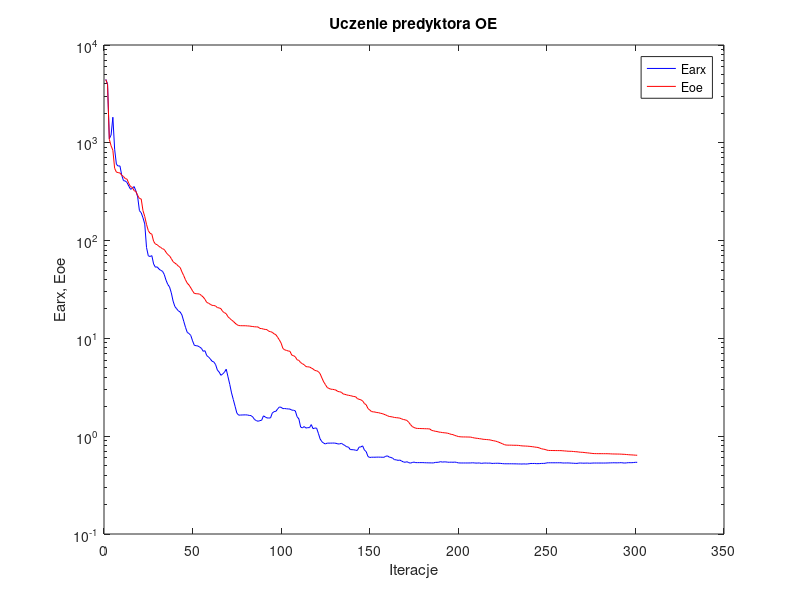
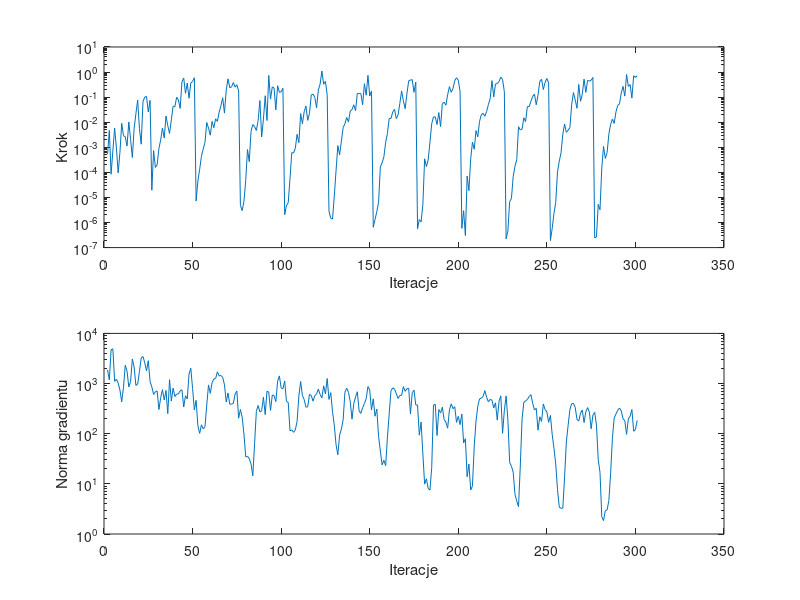

Recreate these plots in MATLAB, in order.
%uczenie predyktora oe
clear all;
n=0; farx(n+1)=4.448552e+003; foe(n+1)=4.430661e+003; wspucz(n+1)=0.000000e+000; ng(n+1)=0.000000e+000;
%odnowa zmiennej metryki
n=1; farx(n+1)=4.004893e+003; foe(n+1)=3.950345e+003; krok(n+1)=5.304139e-004; ng(n+1)=1.886402e+003;
n=2; farx(n+1)=1.100896e+003; foe(n+1)=1.084798e+003; krok(n+1)=4.678366e-003; ng(n+1)=1.185493e+003;
n=3; farx(n+1)=1.200458e+003; foe(n+1)=9.315765e+002; krok(n+1)=8.438622e-005; ng(n+1)=4.710873e+003;
n=4; farx(n+1)=1.825735e+003; foe(n+1)=8.393688e+002; krok(n+1)=7.209870e-004; ng(n+1)=4.933056e+003;
n=5; farx(n+1)=8.596866e+002; foe(n+1)=5.488541e+002; krok(n+1)=5.846010e-003; ng(n+1)=1.105356e+003;
n=6; farx(n+1)=6.033081e+002; foe(n+1)=5.010559e+002; krok(n+1)=9.317073e-004; ng(n+1)=1.225802e+003;
n=7; farx(n+1)=5.782040e+002; foe(n+1)=4.960370e+002; krok(n+1)=9.579321e-005; ng(n+1)=1.025556e+003;
n=8; farx(n+1)=5.808077e+002; foe(n+1)=4.908341e+002; krok(n+1)=6.384605e-004; ng(n+1)=7.377610e+002;
n=9; farx(n+1)=4.663984e+002; foe(n+1)=4.667278e+002; krok(n+1)=8.996953e-003; ng(n+1)=4.327362e+002;
n=10; farx(n+1)=4.101278e+002; foe(n+1)=4.514096e+002; krok(n+1)=2.885366e-003; ng(n+1)=8.444657e+002;
n=11; farx(n+1)=4.072353e+002; foe(n+1)=4.311967e+002; krok(n+1)=2.621411e-003; ng(n+1)=2.314191e+003;
n=12; farx(n+1)=3.924115e+002; foe(n+1)=4.246916e+002; krok(n+1)=1.127039e-003; ng(n+1)=1.768864e+003;
n=13; farx(n+1)=3.604353e+002; foe(n+1)=3.836412e+002; krok(n+1)=1.021537e-002; ng(n+1)=8.582122e+002;
n=14; farx(n+1)=3.344634e+002; foe(n+1)=3.564217e+002; krok(n+1)=2.030809e-003; ng(n+1)=1.093048e+003;
n=15; farx(n+1)=3.427520e+002; foe(n+1)=3.503863e+002; krok(n+1)=3.910575e-004; ng(n+1)=3.091679e+003;
n=16; farx(n+1)=3.570453e+002; foe(n+1)=3.241286e+002; krok(n+1)=5.682045e-003; ng(n+1)=2.144289e+003;
n=17; farx(n+1)=3.220752e+002; foe(n+1)=3.182080e+002; krok(n+1)=2.165649e-002; ng(n+1)=9.167892e+002;
n=18; farx(n+1)=2.799025e+002; foe(n+1)=2.895854e+002; krok(n+1)=7.626731e-002; ng(n+1)=9.756335e+002;
n=19; farx(n+1)=2.025409e+002; foe(n+1)=2.695690e+002; krok(n+1)=5.557598e-003; ng(n+1)=1.740454e+003;
n=20; farx(n+1)=1.927690e+002; foe(n+1)=2.666269e+002; krok(n+1)=1.330026e-003; ng(n+1)=3.238759e+003;
n=21; farx(n+1)=1.712039e+002; foe(n+1)=2.026016e+002; krok(n+1)=6.635854e-002; ng(n+1)=3.463264e+003;
n=22; farx(n+1)=1.481204e+002; foe(n+1)=1.765261e+002; krok(n+1)=1.003991e-001; ng(n+1)=2.592360e+003;
n=23; farx(n+1)=8.506912e+001; foe(n+1)=1.466083e+002; krok(n+1)=1.067078e-001; ng(n+1)=1.799106e+003;
n=24; farx(n+1)=6.997157e+001; foe(n+1)=1.264309e+002; krok(n+1)=2.560364e-002; ng(n+1)=2.859425e+003;
n=25; farx(n+1)=6.877208e+001; foe(n+1)=1.186635e+002; krok(n+1)=7.437068e-002; ng(n+1)=1.092567e+003;
%odnowa zmiennej metryki
n=26; farx(n+1)=7.020226e+001; foe(n+1)=1.163772e+002; krok(n+1)=1.943349e-005; ng(n+1)=8.587069e+002;
n=27; farx(n+1)=5.774215e+001; foe(n+1)=9.836545e+001; krok(n+1)=7.349266e-004; ng(n+1)=6.064103e+002;
n=28; farx(n+1)=5.343856e+001; foe(n+1)=9.222749e+001; krok(n+1)=1.563635e-004; ng(n+1)=6.884388e+002;
n=29; farx(n+1)=5.391350e+001; foe(n+1)=9.083387e+001; krok(n+1)=2.030280e-004; ng(n+1)=7.085117e+002;
n=30; farx(n+1)=5.131529e+001; foe(n+1)=8.731574e+001; krok(n+1)=9.053002e-004; ng(n+1)=3.035227e+002;
n=31; farx(n+1)=4.962617e+001; foe(n+1)=8.512665e+001; krok(n+1)=1.970836e-003; ng(n+1)=5.208176e+002;
n=32; farx(n+1)=4.866973e+001; foe(n+1)=8.258727e+001; krok(n+1)=5.858547e-003; ng(n+1)=7.556213e+002;
n=33; farx(n+1)=4.512242e+001; foe(n+1)=8.122413e+001; krok(n+1)=2.334556e-003; ng(n+1)=4.689553e+002;
n=34; farx(n+1)=3.940895e+001; foe(n+1)=7.602396e+001; krok(n+1)=1.776017e-002; ng(n+1)=7.312831e+002;
n=35; farx(n+1)=3.563129e+001; foe(n+1)=7.200845e+001; krok(n+1)=7.242402e-003; ng(n+1)=2.515210e+002;
n=36; farx(n+1)=3.356193e+001; foe(n+1)=6.984425e+001; krok(n+1)=3.544455e-003; ng(n+1)=1.193144e+003;
n=37; farx(n+1)=2.920722e+001; foe(n+1)=6.542964e+001; krok(n+1)=1.245435e-002; ng(n+1)=4.480251e+002;
n=38; farx(n+1)=2.405362e+001; foe(n+1)=6.091908e+001; krok(n+1)=4.305393e-002; ng(n+1)=8.096650e+002;
n=39; farx(n+1)=2.118627e+001; foe(n+1)=5.891147e+001; krok(n+1)=4.152360e-002; ng(n+1)=5.511968e+002;
n=40; farx(n+1)=2.010463e+001; foe(n+1)=5.714840e+001; krok(n+1)=9.907791e-002; ng(n+1)=6.170525e+002;
n=41; farx(n+1)=1.909843e+001; foe(n+1)=5.474468e+001; krok(n+1)=7.742260e-002; ng(n+1)=6.217104e+002;
n=42; farx(n+1)=1.862051e+001; foe(n+1)=5.306613e+001; krok(n+1)=3.552033e-002; ng(n+1)=7.203444e+002;
n=43; farx(n+1)=1.734401e+001; foe(n+1)=4.785997e+001; krok(n+1)=4.095418e-001; ng(n+1)=7.506247e+002;
n=44; farx(n+1)=1.499190e+001; foe(n+1)=4.384816e+001; krok(n+1)=5.810114e-001; ng(n+1)=3.401542e+002;
n=45; farx(n+1)=1.299437e+001; foe(n+1)=3.972807e+001; krok(n+1)=1.420813e-001; ng(n+1)=5.702452e+002;
n=46; farx(n+1)=1.151136e+001; foe(n+1)=3.670043e+001; krok(n+1)=3.635836e-001; ng(n+1)=4.937185e+002;
n=47; farx(n+1)=1.121979e+001; foe(n+1)=3.508934e+001; krok(n+1)=9.010248e-002; ng(n+1)=1.557142e+003;
n=48; farx(n+1)=1.070900e+001; foe(n+1)=3.286435e+001; krok(n+1)=3.693268e-001; ng(n+1)=2.015277e+003;
n=49; farx(n+1)=9.435494e+000; foe(n+1)=3.058280e+001; krok(n+1)=4.195659e-001; ng(n+1)=8.025606e+002;
n=50; farx(n+1)=8.485929e+000; foe(n+1)=2.881836e+001; krok(n+1)=5.930463e-001; ng(n+1)=2.980711e+002;
%odnowa zmiennej metryki
n=51; farx(n+1)=8.425566e+000; foe(n+1)=2.865019e+001; krok(n+1)=7.265431e-006; ng(n+1)=4.632416e+002;
n=52; farx(n+1)=8.366576e+000; foe(n+1)=2.855662e+001; krok(n+1)=4.506169e-005; ng(n+1)=1.440586e+002;
n=53; farx(n+1)=8.156117e+000; foe(n+1)=2.839179e+001; krok(n+1)=1.326035e-004; ng(n+1)=1.013454e+002;
n=54; farx(n+1)=7.918101e+000; foe(n+1)=2.743911e+001; krok(n+1)=4.373979e-004; ng(n+1)=1.504568e+002;
n=55; farx(n+1)=7.379866e+000; foe(n+1)=2.649251e+001; krok(n+1)=8.567570e-004; ng(n+1)=1.251904e+002;
n=56; farx(n+1)=7.482690e+000; foe(n+1)=2.507826e+001; krok(n+1)=1.556794e-003; ng(n+1)=1.375778e+002;
n=57; farx(n+1)=6.668941e+000; foe(n+1)=2.331931e+001; krok(n+1)=9.760389e-003; ng(n+1)=3.726790e+002;
n=58; farx(n+1)=6.460568e+000; foe(n+1)=2.291812e+001; krok(n+1)=5.852382e-003; ng(n+1)=9.390363e+002;
n=59; farx(n+1)=6.168557e+000; foe(n+1)=2.229990e+001; krok(n+1)=3.035901e-003; ng(n+1)=6.372446e+002;
n=60; farx(n+1)=5.838819e+000; foe(n+1)=2.177976e+001; krok(n+1)=1.071180e-002; ng(n+1)=1.036181e+003;
n=61; farx(n+1)=5.742279e+000; foe(n+1)=2.170342e+001; krok(n+1)=5.999763e-003; ng(n+1)=1.232707e+003;
n=62; farx(n+1)=5.395348e+000; foe(n+1)=2.144275e+001; krok(n+1)=1.366559e-002; ng(n+1)=1.258281e+003;
n=63; farx(n+1)=4.745415e+000; foe(n+1)=2.064728e+001; krok(n+1)=1.082825e-002; ng(n+1)=1.713445e+003;
n=64; farx(n+1)=4.529836e+000; foe(n+1)=2.049808e+001; krok(n+1)=2.513448e-002; ng(n+1)=1.418409e+003;
n=65; farx(n+1)=4.193155e+000; foe(n+1)=2.015213e+001; krok(n+1)=4.544795e-002; ng(n+1)=1.447002e+003;
n=66; farx(n+1)=4.334035e+000; foe(n+1)=1.882668e+001; krok(n+1)=9.451019e-002; ng(n+1)=1.331237e+003;
n=67; farx(n+1)=4.510821e+000; foe(n+1)=1.834316e+001; krok(n+1)=2.308292e-002; ng(n+1)=9.455119e+002;
n=68; farx(n+1)=4.846789e+000; foe(n+1)=1.784761e+001; krok(n+1)=1.919924e-001; ng(n+1)=4.297290e+002;
n=69; farx(n+1)=4.049383e+000; foe(n+1)=1.664240e+001; krok(n+1)=5.378226e-001; ng(n+1)=6.504092e+002;
n=70; farx(n+1)=3.385300e+000; foe(n+1)=1.600203e+001; krok(n+1)=2.370960e-001; ng(n+1)=3.872589e+002;
n=71; farx(n+1)=2.769067e+000; foe(n+1)=1.542407e+001; krok(n+1)=2.553603e-001; ng(n+1)=3.894813e+002;
n=72; farx(n+1)=2.368069e+000; foe(n+1)=1.493624e+001; krok(n+1)=3.805404e-001; ng(n+1)=4.006364e+002;
n=73; farx(n+1)=2.021705e+000; foe(n+1)=1.432203e+001; krok(n+1)=2.498965e-001; ng(n+1)=6.189882e+002;
n=74; farx(n+1)=1.723088e+000; foe(n+1)=1.383358e+001; krok(n+1)=3.132059e-001; ng(n+1)=7.084763e+002;
n=75; farx(n+1)=1.642084e+000; foe(n+1)=1.353533e+001; krok(n+1)=1.752988e-001; ng(n+1)=2.039249e+002;
%odnowa zmiennej metryki
n=76; farx(n+1)=1.645400e+000; foe(n+1)=1.348992e+001; krok(n+1)=4.858372e-006; ng(n+1)=3.037369e+002;
n=77; farx(n+1)=1.648371e+000; foe(n+1)=1.347820e+001; krok(n+1)=2.980900e-006; ng(n+1)=2.135558e+002;
n=78; farx(n+1)=1.651288e+000; foe(n+1)=1.347194e+001; krok(n+1)=6.925078e-006; ng(n+1)=9.816477e+001;
n=79; farx(n+1)=1.652541e+000; foe(n+1)=1.346791e+001; krok(n+1)=4.789661e-005; ng(n+1)=3.463027e+001;
n=80; farx(n+1)=1.647442e+000; foe(n+1)=1.341161e+001; krok(n+1)=8.121118e-004; ng(n+1)=3.530986e+001;
n=81; farx(n+1)=1.630936e+000; foe(n+1)=1.339003e+001; krok(n+1)=2.681467e-004; ng(n+1)=3.178155e+001;
n=82; farx(n+1)=1.624559e+000; foe(n+1)=1.329480e+001; krok(n+1)=4.312903e-003; ng(n+1)=2.484397e+001;
n=83; farx(n+1)=1.570192e+000; foe(n+1)=1.322380e+001; krok(n+1)=8.017859e-003; ng(n+1)=1.446993e+001;
n=84; farx(n+1)=1.480253e+000; foe(n+1)=1.314199e+001; krok(n+1)=6.746361e-003; ng(n+1)=6.292124e+001;
n=85; farx(n+1)=1.444498e+000; foe(n+1)=1.312018e+001; krok(n+1)=4.674043e-003; ng(n+1)=2.781775e+002;
n=86; farx(n+1)=1.421277e+000; foe(n+1)=1.308252e+001; krok(n+1)=1.165911e-002; ng(n+1)=3.652953e+002;
n=87; farx(n+1)=1.443230e+000; foe(n+1)=1.264510e+001; krok(n+1)=7.326360e-002; ng(n+1)=2.712453e+002;
n=88; farx(n+1)=1.455882e+000; foe(n+1)=1.260743e+001; krok(n+1)=2.607206e-003; ng(n+1)=2.868345e+002;
n=89; farx(n+1)=1.615048e+000; foe(n+1)=1.245301e+001; krok(n+1)=1.333847e-002; ng(n+1)=5.333033e+002;
n=90; farx(n+1)=1.574364e+000; foe(n+1)=1.235412e+001; krok(n+1)=1.134226e-001; ng(n+1)=2.401540e+002;
n=91; farx(n+1)=1.537379e+000; foe(n+1)=1.228390e+001; krok(n+1)=1.167289e-002; ng(n+1)=7.005958e+002;
n=92; farx(n+1)=1.534670e+000; foe(n+1)=1.183510e+001; krok(n+1)=7.310195e-001; ng(n+1)=6.745382e+002;
n=93; farx(n+1)=1.537872e+000; foe(n+1)=1.172831e+001; krok(n+1)=8.333356e-002; ng(n+1)=2.912277e+002;
n=94; farx(n+1)=1.724213e+000; foe(n+1)=1.153226e+001; krok(n+1)=2.569287e-001; ng(n+1)=5.906990e+002;
n=95; farx(n+1)=1.783433e+000; foe(n+1)=1.114653e+001; krok(n+1)=2.320583e-001; ng(n+1)=5.763732e+002;
n=96; farx(n+1)=1.793395e+000; foe(n+1)=1.092392e+001; krok(n+1)=3.111701e-002; ng(n+1)=4.365687e+002;
n=97; farx(n+1)=1.899516e+000; foe(n+1)=1.027702e+001; krok(n+1)=2.857025e-001; ng(n+1)=1.115791e+003;
n=98; farx(n+1)=1.990991e+000; foe(n+1)=9.643706e+000; krok(n+1)=1.549330e-001; ng(n+1)=1.421094e+003;
n=99; farx(n+1)=1.973175e+000; foe(n+1)=8.940261e+000; krok(n+1)=1.638325e-001; ng(n+1)=8.200352e+002;
n=100; farx(n+1)=1.913951e+000; foe(n+1)=7.887049e+000; krok(n+1)=2.268451e-001; ng(n+1)=7.865082e+002;
%odnowa zmiennej metryki
n=101; farx(n+1)=1.918355e+000; foe(n+1)=7.641032e+000; krok(n+1)=2.051630e-006; ng(n+1)=1.120581e+003;
n=102; farx(n+1)=1.907545e+000; foe(n+1)=7.538680e+000; krok(n+1)=4.696431e-006; ng(n+1)=4.397777e+002;
n=103; farx(n+1)=1.899852e+000; foe(n+1)=7.436596e+000; krok(n+1)=6.210948e-006; ng(n+1)=4.209565e+002;
n=104; farx(n+1)=1.893852e+000; foe(n+1)=7.376794e+000; krok(n+1)=5.665485e-005; ng(n+1)=1.146655e+002;
n=105; farx(n+1)=1.847409e+000; foe(n+1)=6.739635e+000; krok(n+1)=6.121165e-004; ng(n+1)=1.190261e+002;
n=106; farx(n+1)=1.842754e+000; foe(n+1)=6.667450e+000; krok(n+1)=5.921158e-004; ng(n+1)=1.065156e+002;
n=107; farx(n+1)=1.814933e+000; foe(n+1)=6.474863e+000; krok(n+1)=9.053002e-004; ng(n+1)=1.190060e+002;
n=108; farx(n+1)=1.581534e+000; foe(n+1)=6.050873e+000; krok(n+1)=3.288256e-003; ng(n+1)=1.759042e+002;
n=109; farx(n+1)=1.504432e+000; foe(n+1)=5.957453e+000; krok(n+1)=1.525147e-003; ng(n+1)=5.631776e+002;
n=110; farx(n+1)=1.239960e+000; foe(n+1)=5.662709e+000; krok(n+1)=2.219272e-002; ng(n+1)=1.098879e+003;
n=111; farx(n+1)=1.217068e+000; foe(n+1)=5.511441e+000; krok(n+1)=8.751130e-003; ng(n+1)=5.786382e+002;
n=112; farx(n+1)=1.254824e+000; foe(n+1)=5.375777e+000; krok(n+1)=2.629130e-002; ng(n+1)=4.798036e+002;
n=113; farx(n+1)=1.210836e+000; foe(n+1)=5.149273e+000; krok(n+1)=4.438543e-002; ng(n+1)=3.386469e+002;
n=114; farx(n+1)=1.224081e+000; foe(n+1)=5.119793e+000; krok(n+1)=1.184956e-002; ng(n+1)=3.428342e+002;
n=115; farx(n+1)=1.221770e+000; foe(n+1)=5.102335e+000; krok(n+1)=2.262062e-002; ng(n+1)=6.083252e+002;
n=116; farx(n+1)=1.314363e+000; foe(n+1)=4.986243e+000; krok(n+1)=1.221144e-001; ng(n+1)=5.780796e+002;
n=117; farx(n+1)=1.194179e+000; foe(n+1)=4.874271e+000; krok(n+1)=1.320338e-001; ng(n+1)=4.450342e+002;
n=118; farx(n+1)=1.211003e+000; foe(n+1)=4.702218e+000; krok(n+1)=9.680205e-002; ng(n+1)=5.720728e+002;
n=119; farx(n+1)=1.210671e+000; foe(n+1)=4.666774e+000; krok(n+1)=3.794480e-002; ng(n+1)=6.217672e+002;
n=120; farx(n+1)=1.071597e+000; foe(n+1)=4.578515e+000; krok(n+1)=1.942977e-001; ng(n+1)=7.741790e+002;
n=121; farx(n+1)=9.380304e-001; foe(n+1)=4.352370e+000; krok(n+1)=3.321888e-001; ng(n+1)=6.037577e+002;
n=122; farx(n+1)=8.786628e-001; foe(n+1)=3.944345e+000; krok(n+1)=1.104103e+000; ng(n+1)=5.174330e+002;
n=123; farx(n+1)=8.491872e-001; foe(n+1)=3.595588e+000; krok(n+1)=3.268918e-001; ng(n+1)=8.980221e+002;
n=124; farx(n+1)=8.336396e-001; foe(n+1)=3.367182e+000; krok(n+1)=4.268310e-001; ng(n+1)=6.192720e+002;
n=125; farx(n+1)=8.500597e-001; foe(n+1)=3.147538e+000; krok(n+1)=1.190847e-001; ng(n+1)=1.260220e+003;
%odnowa zmiennej metryki
n=126; farx(n+1)=8.492820e-001; foe(n+1)=3.078706e+000; krok(n+1)=2.800128e-006; ng(n+1)=4.824662e+002;
n=127; farx(n+1)=8.498276e-001; foe(n+1)=3.025795e+000; krok(n+1)=1.484839e-006; ng(n+1)=6.592546e+002;
n=128; farx(n+1)=8.504208e-001; foe(n+1)=3.015123e+000; krok(n+1)=1.368215e-006; ng(n+1)=2.741670e+002;
n=129; farx(n+1)=8.511443e-001; foe(n+1)=2.993741e+000; krok(n+1)=1.138437e-005; ng(n+1)=1.474510e+002;
n=130; farx(n+1)=8.455243e-001; foe(n+1)=2.958204e+000; krok(n+1)=1.205665e-004; ng(n+1)=6.013021e+001;
n=131; farx(n+1)=8.339005e-001; foe(n+1)=2.865806e+000; krok(n+1)=1.169862e-003; ng(n+1)=3.804638e+001;
n=132; farx(n+1)=8.336901e-001; foe(n+1)=2.848295e+000; krok(n+1)=5.047513e-004; ng(n+1)=9.373100e+001;
n=133; farx(n+1)=8.454178e-001; foe(n+1)=2.813484e+000; krok(n+1)=1.757317e-003; ng(n+1)=1.228767e+002;
n=134; farx(n+1)=8.239722e-001; foe(n+1)=2.704752e+000; krok(n+1)=6.130766e-003; ng(n+1)=1.895402e+002;
n=135; farx(n+1)=8.029362e-001; foe(n+1)=2.679584e+000; krok(n+1)=8.669283e-003; ng(n+1)=6.697566e+002;
n=136; farx(n+1)=7.795767e-001; foe(n+1)=2.643655e+000; krok(n+1)=1.547432e-002; ng(n+1)=8.090369e+002;
n=137; farx(n+1)=7.741159e-001; foe(n+1)=2.620179e+000; krok(n+1)=1.033570e-002; ng(n+1)=6.703596e+002;
n=138; farx(n+1)=7.305875e-001; foe(n+1)=2.601236e+000; krok(n+1)=2.779047e-002; ng(n+1)=4.403695e+002;
n=139; farx(n+1)=7.280670e-001; foe(n+1)=2.573097e+000; krok(n+1)=3.172883e-002; ng(n+1)=1.946378e+002;
n=140; farx(n+1)=7.267913e-001; foe(n+1)=2.545310e+000; krok(n+1)=4.953895e-002; ng(n+1)=4.008788e+002;
n=141; farx(n+1)=7.190105e-001; foe(n+1)=2.535851e+000; krok(n+1)=2.900728e-002; ng(n+1)=5.395420e+002;
n=142; farx(n+1)=7.152511e-001; foe(n+1)=2.426148e+000; krok(n+1)=1.418482e-001; ng(n+1)=6.866711e+002;
n=143; farx(n+1)=7.731098e-001; foe(n+1)=2.383957e+000; krok(n+1)=1.383770e-001; ng(n+1)=2.863131e+002;
n=144; farx(n+1)=7.768582e-001; foe(n+1)=2.355273e+000; krok(n+1)=1.380129e-001; ng(n+1)=2.539672e+002;
n=145; farx(n+1)=7.968021e-001; foe(n+1)=2.295374e+000; krok(n+1)=4.981739e-002; ng(n+1)=3.309066e+002;
n=146; farx(n+1)=7.219820e-001; foe(n+1)=2.157948e+000; krok(n+1)=3.428611e-001; ng(n+1)=3.988648e+002;
n=147; farx(n+1)=6.963699e-001; foe(n+1)=2.096924e+000; krok(n+1)=1.190847e-001; ng(n+1)=4.992885e+002;
n=148; farx(n+1)=6.205116e-001; foe(n+1)=1.920249e+000; krok(n+1)=7.386536e-001; ng(n+1)=8.694949e+002;
n=149; farx(n+1)=6.060288e-001; foe(n+1)=1.854426e+000; krok(n+1)=1.101515e-001; ng(n+1)=7.468742e+002;
n=150; farx(n+1)=6.098068e-001; foe(n+1)=1.786304e+000; krok(n+1)=1.746541e-001; ng(n+1)=2.960102e+002;
%odnowa zmiennej metryki
n=151; farx(n+1)=6.096649e-001; foe(n+1)=1.774251e+000; krok(n+1)=6.479595e-007; ng(n+1)=4.948130e+002;
n=152; farx(n+1)=6.097900e-001; foe(n+1)=1.767254e+000; krok(n+1)=1.318057e-006; ng(n+1)=2.230063e+002;
n=153; farx(n+1)=6.107965e-001; foe(n+1)=1.745281e+000; krok(n+1)=2.682136e-006; ng(n+1)=3.097007e+002;
n=154; farx(n+1)=6.112172e-001; foe(n+1)=1.740569e+000; krok(n+1)=6.445420e-006; ng(n+1)=8.858799e+001;
n=155; farx(n+1)=6.103374e-001; foe(n+1)=1.716846e+000; krok(n+1)=1.654388e-004; ng(n+1)=4.508134e+001;
n=156; farx(n+1)=6.096604e-001; foe(n+1)=1.704301e+000; krok(n+1)=2.411330e-004; ng(n+1)=2.390823e+001;
n=157; farx(n+1)=6.084493e-001; foe(n+1)=1.676447e+000; krok(n+1)=4.168272e-004; ng(n+1)=2.952026e+001;
n=158; farx(n+1)=6.227233e-001; foe(n+1)=1.649879e+000; krok(n+1)=1.587460e-003; ng(n+1)=2.308393e+001;
n=159; farx(n+1)=6.297154e-001; foe(n+1)=1.619441e+000; krok(n+1)=3.568597e-003; ng(n+1)=8.510476e+001;
n=160; farx(n+1)=6.114243e-001; foe(n+1)=1.591699e+000; krok(n+1)=1.429000e-002; ng(n+1)=2.511067e+002;
n=161; farx(n+1)=6.064438e-001; foe(n+1)=1.583122e+000; krok(n+1)=1.400181e-002; ng(n+1)=7.218991e+002;
n=162; farx(n+1)=5.947340e-001; foe(n+1)=1.570277e+000; krok(n+1)=2.571418e-002; ng(n+1)=8.175344e+002;
n=163; farx(n+1)=5.746582e-001; foe(n+1)=1.554006e+000; krok(n+1)=3.264474e-002; ng(n+1)=7.749835e+002;
n=164; farx(n+1)=5.734513e-001; foe(n+1)=1.546951e+000; krok(n+1)=1.392711e-002; ng(n+1)=6.326905e+002;
n=165; farx(n+1)=5.657978e-001; foe(n+1)=1.540472e+000; krok(n+1)=1.940957e-002; ng(n+1)=5.032319e+002;
n=166; farx(n+1)=5.706130e-001; foe(n+1)=1.530212e+000; krok(n+1)=5.625683e-002; ng(n+1)=5.805778e+002;
n=167; farx(n+1)=5.568715e-001; foe(n+1)=1.503906e+000; krok(n+1)=1.775417e-001; ng(n+1)=5.828076e+002;
n=168; farx(n+1)=5.461254e-001; foe(n+1)=1.481951e+000; krok(n+1)=7.158549e-002; ng(n+1)=8.689868e+002;
n=169; farx(n+1)=5.409042e-001; foe(n+1)=1.469963e+000; krok(n+1)=3.450322e-002; ng(n+1)=6.996682e+002;
n=170; farx(n+1)=5.484668e-001; foe(n+1)=1.448314e+000; krok(n+1)=1.357350e-001; ng(n+1)=7.885465e+002;
n=171; farx(n+1)=5.369837e-001; foe(n+1)=1.388737e+000; krok(n+1)=4.461571e-001; ng(n+1)=8.049311e+002;
n=172; farx(n+1)=5.306241e-001; foe(n+1)=1.315526e+000; krok(n+1)=4.803134e-001; ng(n+1)=2.493769e+002;
n=173; farx(n+1)=5.383799e-001; foe(n+1)=1.256372e+000; krok(n+1)=4.989677e-001; ng(n+1)=6.568508e+002;
n=174; farx(n+1)=5.437890e-001; foe(n+1)=1.227300e+000; krok(n+1)=1.559895e-001; ng(n+1)=7.385672e+002;
n=175; farx(n+1)=5.370144e-001; foe(n+1)=1.206899e+000; krok(n+1)=4.003408e-001; ng(n+1)=3.750900e+002;
%odnowa zmiennej metryki
n=176; farx(n+1)=5.368750e-001; foe(n+1)=1.200369e+000; krok(n+1)=5.628892e-007; ng(n+1)=3.733596e+002;
n=177; farx(n+1)=5.369126e-001; foe(n+1)=1.199216e+000; krok(n+1)=1.313596e-006; ng(n+1)=9.354934e+001;
n=178; farx(n+1)=5.370169e-001; foe(n+1)=1.196717e+000; krok(n+1)=1.053687e-006; ng(n+1)=1.708421e+002;
n=179; farx(n+1)=5.370726e-001; foe(n+1)=1.195838e+000; krok(n+1)=5.183676e-006; ng(n+1)=3.928430e+001;
n=180; farx(n+1)=5.356394e-001; foe(n+1)=1.193318e+000; krok(n+1)=3.467612e-004; ng(n+1)=9.875331e+000;
n=181; farx(n+1)=5.348866e-001; foe(n+1)=1.191718e+000; krok(n+1)=1.711903e-004; ng(n+1)=1.262981e+001;
n=182; farx(n+1)=5.343058e-001; foe(n+1)=1.190377e+000; krok(n+1)=3.109358e-004; ng(n+1)=8.142148e+000;
n=183; farx(n+1)=5.337477e-001; foe(n+1)=1.184257e+000; krok(n+1)=1.607136e-003; ng(n+1)=7.531718e+000;
n=184; farx(n+1)=5.335003e-001; foe(n+1)=1.144101e+000; krok(n+1)=8.704305e-003; ng(n+1)=2.097145e+001;
n=185; farx(n+1)=5.329190e-001; foe(n+1)=1.137301e+000; krok(n+1)=1.640862e-002; ng(n+1)=3.719632e+002;
n=186; farx(n+1)=5.397652e-001; foe(n+1)=1.122560e+000; krok(n+1)=1.621659e-002; ng(n+1)=3.859313e+002;
n=187; farx(n+1)=5.404605e-001; foe(n+1)=1.117324e+000; krok(n+1)=8.055458e-003; ng(n+1)=9.212877e+001;
n=188; farx(n+1)=5.420931e-001; foe(n+1)=1.102426e+000; krok(n+1)=2.428721e-002; ng(n+1)=3.027369e+002;
n=189; farx(n+1)=5.496409e-001; foe(n+1)=1.097822e+000; krok(n+1)=6.699412e-003; ng(n+1)=2.588131e+002;
n=190; farx(n+1)=5.430742e-001; foe(n+1)=1.089730e+000; krok(n+1)=5.576530e-002; ng(n+1)=3.374904e+002;
n=191; farx(n+1)=5.466348e-001; foe(n+1)=1.084485e+000; krok(n+1)=6.287977e-002; ng(n+1)=1.906795e+002;
n=192; farx(n+1)=5.458037e-001; foe(n+1)=1.080016e+000; krok(n+1)=4.784719e-002; ng(n+1)=1.709069e+002;
n=193; farx(n+1)=5.423544e-001; foe(n+1)=1.072541e+000; krok(n+1)=1.259999e-001; ng(n+1)=1.286853e+002;
n=194; farx(n+1)=5.415023e-001; foe(n+1)=1.059843e+000; krok(n+1)=2.621866e-001; ng(n+1)=2.996385e+002;
n=195; farx(n+1)=5.428339e-001; foe(n+1)=1.044361e+000; krok(n+1)=1.563188e-001; ng(n+1)=3.940581e+002;
n=196; farx(n+1)=5.411112e-001; foe(n+1)=1.038139e+000; krok(n+1)=2.193298e-001; ng(n+1)=3.157762e+002;
n=197; farx(n+1)=5.440447e-001; foe(n+1)=1.017483e+000; krok(n+1)=4.536903e-001; ng(n+1)=3.449313e+002;
n=198; farx(n+1)=5.397937e-001; foe(n+1)=1.006979e+000; krok(n+1)=5.936463e-001; ng(n+1)=1.678799e+002;
n=199; farx(n+1)=5.336314e-001; foe(n+1)=9.921332e-001; krok(n+1)=4.714530e-001; ng(n+1)=2.219597e+002;
n=200; farx(n+1)=5.324540e-001; foe(n+1)=9.869615e-001; krok(n+1)=1.668612e-001; ng(n+1)=1.517133e+002;
%odnowa zmiennej metryki
n=201; farx(n+1)=5.323764e-001; foe(n+1)=9.836492e-001; krok(n+1)=5.844817e-007; ng(n+1)=2.473867e+002;
n=202; farx(n+1)=5.323876e-001; foe(n+1)=9.827899e-001; krok(n+1)=2.978611e-006; ng(n+1)=6.534261e+001;
n=203; farx(n+1)=5.323752e-001; foe(n+1)=9.825978e-001; krok(n+1)=3.023511e-007; ng(n+1)=7.967955e+001;
n=204; farx(n+1)=5.323462e-001; foe(n+1)=9.812986e-001; krok(n+1)=7.168025e-005; ng(n+1)=1.384674e+001;
n=205; farx(n+1)=5.325264e-001; foe(n+1)=9.803178e-001; krok(n+1)=1.858062e-005; ng(n+1)=2.478646e+001;
n=206; farx(n+1)=5.326441e-001; foe(n+1)=9.789800e-001; krok(n+1)=3.467612e-004; ng(n+1)=7.535135e+000;
n=207; farx(n+1)=5.348995e-001; foe(n+1)=9.692199e-001; krok(n+1)=1.612540e-003; ng(n+1)=9.112058e+000;
n=208; farx(n+1)=5.331559e-001; foe(n+1)=9.603666e-001; krok(n+1)=8.358398e-004; ng(n+1)=5.671159e+001;
n=209; farx(n+1)=5.308834e-001; foe(n+1)=9.541146e-001; krok(n+1)=4.644777e-003; ng(n+1)=1.775194e+002;
n=210; farx(n+1)=5.316165e-001; foe(n+1)=9.501260e-001; krok(n+1)=2.609735e-003; ng(n+1)=3.509834e+002;
n=211; farx(n+1)=5.329648e-001; foe(n+1)=9.425355e-001; krok(n+1)=1.082825e-002; ng(n+1)=4.944415e+002;
n=212; farx(n+1)=5.275156e-001; foe(n+1)=9.390881e-001; krok(n+1)=1.975828e-002; ng(n+1)=5.106155e+002;
n=213; farx(n+1)=5.304738e-001; foe(n+1)=9.302740e-001; krok(n+1)=2.284436e-002; ng(n+1)=5.548440e+002;
n=214; farx(n+1)=5.317470e-001; foe(n+1)=9.272740e-001; krok(n+1)=1.725161e-002; ng(n+1)=7.238378e+002;
n=215; farx(n+1)=5.310730e-001; foe(n+1)=9.241047e-001; krok(n+1)=2.710756e-002; ng(n+1)=5.280661e+002;
n=216; farx(n+1)=5.300187e-001; foe(n+1)=9.202484e-001; krok(n+1)=5.042484e-002; ng(n+1)=4.325565e+002;
n=217; farx(n+1)=5.314608e-001; foe(n+1)=9.168862e-001; krok(n+1)=8.764941e-002; ng(n+1)=4.822264e+002;
n=218; farx(n+1)=5.267122e-001; foe(n+1)=9.054590e-001; krok(n+1)=4.543926e-001; ng(n+1)=4.683811e+002;
n=219; farx(n+1)=5.277254e-001; foe(n+1)=8.982784e-001; krok(n+1)=1.022485e-001; ng(n+1)=3.257464e+002;
n=220; farx(n+1)=5.286076e-001; foe(n+1)=8.908574e-001; krok(n+1)=3.337224e-001; ng(n+1)=4.132911e+002;
n=221; farx(n+1)=5.290053e-001; foe(n+1)=8.802448e-001; krok(n+1)=3.485301e-001; ng(n+1)=1.868893e+002;
n=222; farx(n+1)=5.286557e-001; foe(n+1)=8.659266e-001; krok(n+1)=4.195659e-001; ng(n+1)=4.440494e+002;
n=223; farx(n+1)=5.269966e-001; foe(n+1)=8.500903e-001; krok(n+1)=6.329112e-001; ng(n+1)=5.698725e+002;
n=224; farx(n+1)=5.242442e-001; foe(n+1)=8.362582e-001; krok(n+1)=5.076613e-001; ng(n+1)=1.018468e+002;
n=225; farx(n+1)=5.226431e-001; foe(n+1)=8.198942e-001; krok(n+1)=1.653712e-001; ng(n+1)=2.901379e+002;
%odnowa zmiennej metryki
n=226; farx(n+1)=5.224762e-001; foe(n+1)=8.118744e-001; krok(n+1)=2.223176e-007; ng(n+1)=5.669259e+002;
n=227; farx(n+1)=5.224546e-001; foe(n+1)=8.103464e-001; krok(n+1)=4.640886e-007; ng(n+1)=1.878795e+002;
n=228; farx(n+1)=5.224757e-001; foe(n+1)=8.100050e-001; krok(n+1)=6.808389e-006; ng(n+1)=2.683039e+001;
n=229; farx(n+1)=5.224643e-001; foe(n+1)=8.097089e-001; krok(n+1)=9.041389e-006; ng(n+1)=2.243818e+001;
n=230; farx(n+1)=5.219944e-001; foe(n+1)=8.080945e-001; krok(n+1)=6.989525e-005; ng(n+1)=1.705840e+001;
n=231; farx(n+1)=5.217258e-001; foe(n+1)=8.076151e-001; krok(n+1)=1.733806e-004; ng(n+1)=6.192764e+000;
n=232; farx(n+1)=5.212459e-001; foe(n+1)=8.073022e-001; krok(n+1)=3.226735e-004; ng(n+1)=4.500960e+000;
n=233; farx(n+1)=5.204541e-001; foe(n+1)=8.052140e-001; krok(n+1)=6.606617e-003; ng(n+1)=3.520452e+000;
n=234; farx(n+1)=5.206381e-001; foe(n+1)=8.003888e-001; krok(n+1)=4.896932e-003; ng(n+1)=2.268384e+001;
n=235; farx(n+1)=5.192058e-001; foe(n+1)=7.962918e-001; krok(n+1)=5.282995e-003; ng(n+1)=1.978565e+002;
n=236; farx(n+1)=5.214289e-001; foe(n+1)=7.943445e-001; krok(n+1)=1.501192e-002; ng(n+1)=4.252038e+002;
n=237; farx(n+1)=5.191589e-001; foe(n+1)=7.928114e-001; krok(n+1)=1.060641e-002; ng(n+1)=4.510353e+002;
n=238; farx(n+1)=5.204917e-001; foe(n+1)=7.911341e-001; krok(n+1)=4.254539e-002; ng(n+1)=4.809560e+002;
n=239; farx(n+1)=5.231800e-001; foe(n+1)=7.881162e-001; krok(n+1)=4.161404e-002; ng(n+1)=5.502375e+002;
n=240; farx(n+1)=5.265498e-001; foe(n+1)=7.846512e-001; krok(n+1)=6.826594e-002; ng(n+1)=6.006713e+002;
n=241; farx(n+1)=5.256202e-001; foe(n+1)=7.805784e-001; krok(n+1)=1.067078e-001; ng(n+1)=4.043150e+002;
n=242; farx(n+1)=5.265240e-001; foe(n+1)=7.754418e-001; krok(n+1)=1.312394e-001; ng(n+1)=2.971050e+002;
n=243; farx(n+1)=5.239647e-001; foe(n+1)=7.710241e-001; krok(n+1)=4.953895e-002; ng(n+1)=3.211443e+002;
n=244; farx(n+1)=5.240630e-001; foe(n+1)=7.671235e-001; krok(n+1)=1.200954e-001; ng(n+1)=1.175580e+002;
n=245; farx(n+1)=5.248775e-001; foe(n+1)=7.550041e-001; krok(n+1)=4.228884e-001; ng(n+1)=2.176421e+002;
n=246; farx(n+1)=5.268850e-001; foe(n+1)=7.438134e-001; krok(n+1)=5.174513e-001; ng(n+1)=1.753858e+002;
n=247; farx(n+1)=5.269102e-001; foe(n+1)=7.375877e-001; krok(n+1)=2.007982e-001; ng(n+1)=3.916492e+002;
n=248; farx(n+1)=5.282361e-001; foe(n+1)=7.322457e-001; krok(n+1)=3.856870e-001; ng(n+1)=3.021735e+002;
n=249; farx(n+1)=5.342209e-001; foe(n+1)=7.204297e-001; krok(n+1)=5.563246e-001; ng(n+1)=2.713015e+002;
n=250; farx(n+1)=5.348914e-001; foe(n+1)=7.154654e-001; krok(n+1)=3.691454e-001; ng(n+1)=1.682787e+002;
%odnowa zmiennej metryki
n=251; farx(n+1)=5.348945e-001; foe(n+1)=7.145583e-001; krok(n+1)=1.902168e-007; ng(n+1)=2.314632e+002;
n=252; farx(n+1)=5.348958e-001; foe(n+1)=7.140893e-001; krok(n+1)=5.759607e-007; ng(n+1)=9.757043e+001;
n=253; farx(n+1)=5.348812e-001; foe(n+1)=7.133778e-001; krok(n+1)=2.274660e-006; ng(n+1)=5.152552e+001;
n=254; farx(n+1)=5.348695e-001; foe(n+1)=7.130934e-001; krok(n+1)=6.226551e-006; ng(n+1)=2.500124e+001;
n=255; farx(n+1)=5.350255e-001; foe(n+1)=7.126647e-001; krok(n+1)=1.042068e-004; ng(n+1)=7.766321e+000;
n=256; farx(n+1)=5.350764e-001; foe(n+1)=7.124596e-001; krok(n+1)=2.767368e-004; ng(n+1)=3.439478e+000;
n=257; farx(n+1)=5.351938e-001; foe(n+1)=7.120677e-001; krok(n+1)=6.066958e-004; ng(n+1)=3.254055e+000;
n=258; farx(n+1)=5.321132e-001; foe(n+1)=7.095681e-001; krok(n+1)=3.286413e-003; ng(n+1)=3.263885e+000;
n=259; farx(n+1)=5.324529e-001; foe(n+1)=7.069303e-001; krok(n+1)=8.494456e-003; ng(n+1)=1.359338e+001;
n=260; farx(n+1)=5.325463e-001; foe(n+1)=7.051139e-001; krok(n+1)=3.941672e-003; ng(n+1)=6.816380e+001;
n=261; farx(n+1)=5.330030e-001; foe(n+1)=7.019076e-001; krok(n+1)=4.815473e-003; ng(n+1)=1.467991e+002;
n=262; farx(n+1)=5.318065e-001; foe(n+1)=7.011324e-001; krok(n+1)=6.100588e-003; ng(n+1)=3.025408e+002;
n=263; farx(n+1)=5.303287e-001; foe(n+1)=7.004302e-001; krok(n+1)=5.004260e-002; ng(n+1)=3.963784e+002;
n=264; farx(n+1)=5.292674e-001; foe(n+1)=6.977340e-001; krok(n+1)=1.520359e-001; ng(n+1)=4.010715e+002;
n=265; farx(n+1)=5.277552e-001; foe(n+1)=6.945754e-001; krok(n+1)=7.815941e-002; ng(n+1)=3.359024e+002;
n=266; farx(n+1)=5.272538e-001; foe(n+1)=6.930374e-001; krok(n+1)=3.607652e-002; ng(n+1)=1.931057e+002;
n=267; farx(n+1)=5.311931e-001; foe(n+1)=6.889115e-001; krok(n+1)=3.200292e-001; ng(n+1)=1.784045e+002;
n=268; farx(n+1)=5.320116e-001; foe(n+1)=6.856970e-001; krok(n+1)=6.852302e-002; ng(n+1)=2.576394e+002;
n=269; farx(n+1)=5.304622e-001; foe(n+1)=6.844870e-001; krok(n+1)=1.320338e-001; ng(n+1)=2.956269e+002;
n=270; farx(n+1)=5.299449e-001; foe(n+1)=6.818711e-001; krok(n+1)=5.231840e-001; ng(n+1)=1.666607e+002;
n=271; farx(n+1)=5.306892e-001; foe(n+1)=6.777943e-001; krok(n+1)=1.545508e-001; ng(n+1)=2.743290e+002;
n=272; farx(n+1)=5.312662e-001; foe(n+1)=6.754574e-001; krok(n+1)=4.641165e-001; ng(n+1)=3.310135e+002;
n=273; farx(n+1)=5.291534e-001; foe(n+1)=6.720350e-001; krok(n+1)=4.364225e-001; ng(n+1)=2.703385e+002;
n=274; farx(n+1)=5.298930e-001; foe(n+1)=6.687038e-001; krok(n+1)=4.726961e-001; ng(n+1)=1.254878e+002;
n=275; farx(n+1)=5.318177e-001; foe(n+1)=6.653921e-001; krok(n+1)=6.077026e-001; ng(n+1)=2.350205e+002;
%odnowa zmiennej metryki
n=276; farx(n+1)=5.317913e-001; foe(n+1)=6.638333e-001; krok(n+1)=2.444327e-007; ng(n+1)=2.667811e+002;
n=277; farx(n+1)=5.317856e-001; foe(n+1)=6.633065e-001; krok(n+1)=2.656624e-007; ng(n+1)=1.482813e+002;
n=278; farx(n+1)=5.318002e-001; foe(n+1)=6.629000e-001; krok(n+1)=5.298884e-006; ng(n+1)=3.041706e+001;
n=279; farx(n+1)=5.318075e-001; foe(n+1)=6.628305e-001; krok(n+1)=3.226646e-006; ng(n+1)=1.690979e+001;
n=280; farx(n+1)=5.317579e-001; foe(n+1)=6.627750e-001; krok(n+1)=1.509575e-004; ng(n+1)=2.206110e+000;
n=281; farx(n+1)=5.316886e-001; foe(n+1)=6.624887e-001; krok(n+1)=1.085320e-003; ng(n+1)=1.855855e+000;
n=282; farx(n+1)=5.318537e-001; foe(n+1)=6.623614e-001; krok(n+1)=3.606707e-004; ng(n+1)=2.927432e+000;
n=283; farx(n+1)=5.323459e-001; foe(n+1)=6.621745e-001; krok(n+1)=6.121165e-004; ng(n+1)=3.016870e+000;
n=284; farx(n+1)=5.332148e-001; foe(n+1)=6.614521e-001; krok(n+1)=3.334617e-003; ng(n+1)=4.638043e+000;
n=285; farx(n+1)=5.340009e-001; foe(n+1)=6.598509e-001; krok(n+1)=8.202462e-003; ng(n+1)=1.634994e+001;
n=286; farx(n+1)=5.344649e-001; foe(n+1)=6.584754e-001; krok(n+1)=1.333847e-002; ng(n+1)=8.132885e+001;
n=287; farx(n+1)=5.353259e-001; foe(n+1)=6.579386e-001; krok(n+1)=8.948186e-003; ng(n+1)=2.047804e+002;
n=288; farx(n+1)=5.340652e-001; foe(n+1)=6.573825e-001; krok(n+1)=2.549876e-002; ng(n+1)=2.463316e+002;
n=289; farx(n+1)=5.345590e-001; foe(n+1)=6.569811e-001; krok(n+1)=4.686838e-002; ng(n+1)=2.941164e+002;
n=290; farx(n+1)=5.350794e-001; foe(n+1)=6.564607e-001; krok(n+1)=5.387784e-002; ng(n+1)=3.238698e+002;
n=291; farx(n+1)=5.365285e-001; foe(n+1)=6.553115e-001; krok(n+1)=1.471339e-001; ng(n+1)=2.863057e+002;
n=292; farx(n+1)=5.331115e-001; foe(n+1)=6.535947e-001; krok(n+1)=2.694718e-001; ng(n+1)=1.979951e+002;
n=293; farx(n+1)=5.317428e-001; foe(n+1)=6.523418e-001; krok(n+1)=1.100035e-001; ng(n+1)=1.820127e+002;
n=294; farx(n+1)=5.338934e-001; foe(n+1)=6.495085e-001; krok(n+1)=8.008859e-001; ng(n+1)=9.684012e+001;
n=295; farx(n+1)=5.363063e-001; foe(n+1)=6.472592e-001; krok(n+1)=2.656312e-001; ng(n+1)=1.982595e+002;
n=296; farx(n+1)=5.360338e-001; foe(n+1)=6.450409e-001; krok(n+1)=3.183983e-001; ng(n+1)=2.222263e+002;
n=297; farx(n+1)=5.360999e-001; foe(n+1)=6.436680e-001; krok(n+1)=9.137743e-002; ng(n+1)=3.032652e+002;
n=298; farx(n+1)=5.381717e-001; foe(n+1)=6.419519e-001; krok(n+1)=7.113726e-001; ng(n+1)=1.119875e+002;
n=299; farx(n+1)=5.406542e-001; foe(n+1)=6.396086e-001; krok(n+1)=6.083905e-001; ng(n+1)=1.211131e+002;
n=300; farx(n+1)=5.407156e-001; foe(n+1)=6.386571e-001; krok(n+1)=7.101669e-001; ng(n+1)=1.839502e+002;

figure; semilogy(farx,'b'); hold on; semilogy(foe,'r'); xlabel('Iteracje'); ylabel('Earx, Eoe'); legend('Earx','Eoe'); title('Uczenie predyktora OE');
figure; subplot(2,1,1); semilogy(krok); xlabel('Iteracje'); ylabel('Krok');
subplot(2,1,2); semilogy(ng); xlabel('Iteracje'); ylabel('Norma gradientu');
Earx=farx(n+1)
Eoe=foe(n+1)
